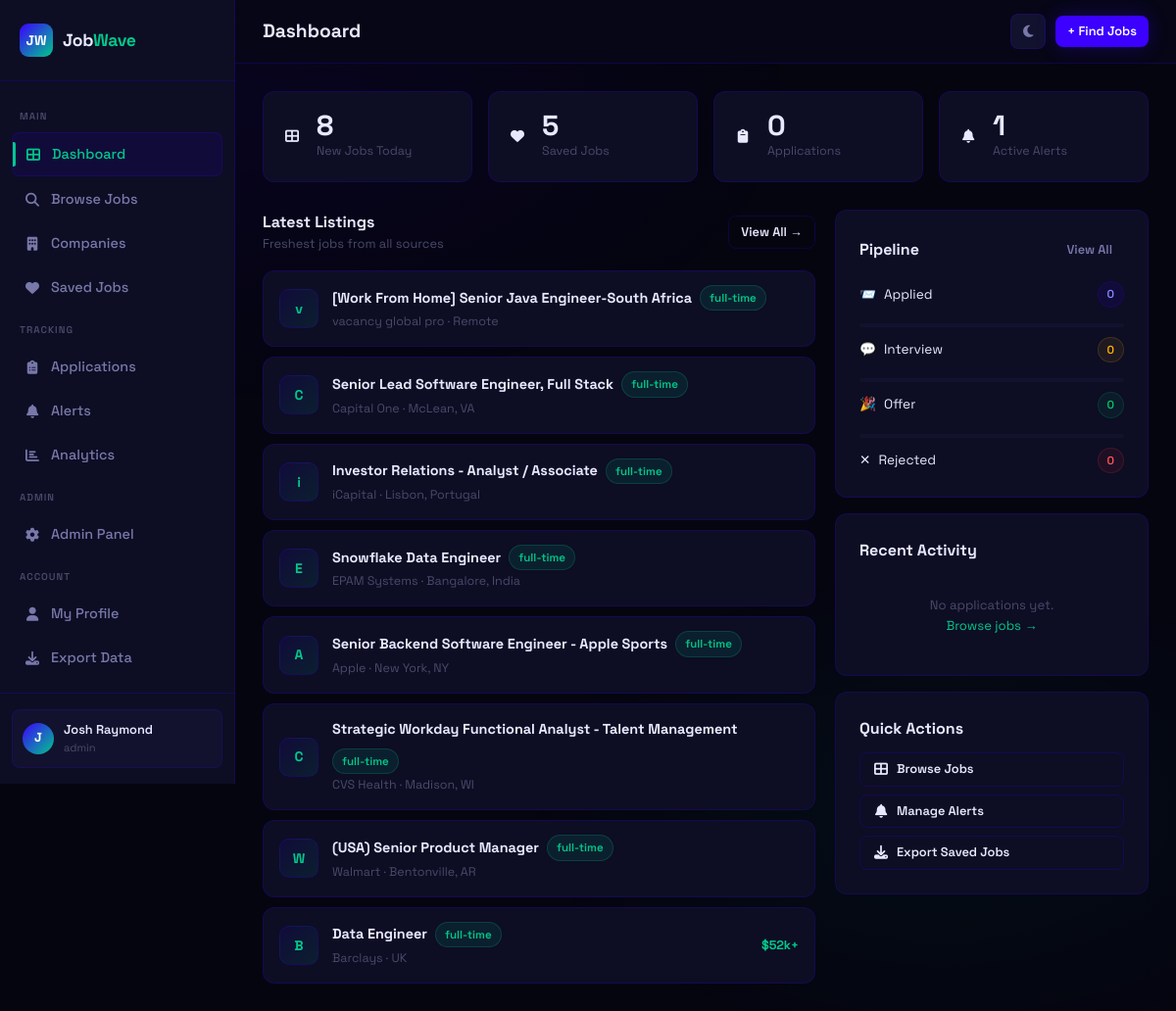
Page /dashboard (signed in) on the earlier database version.
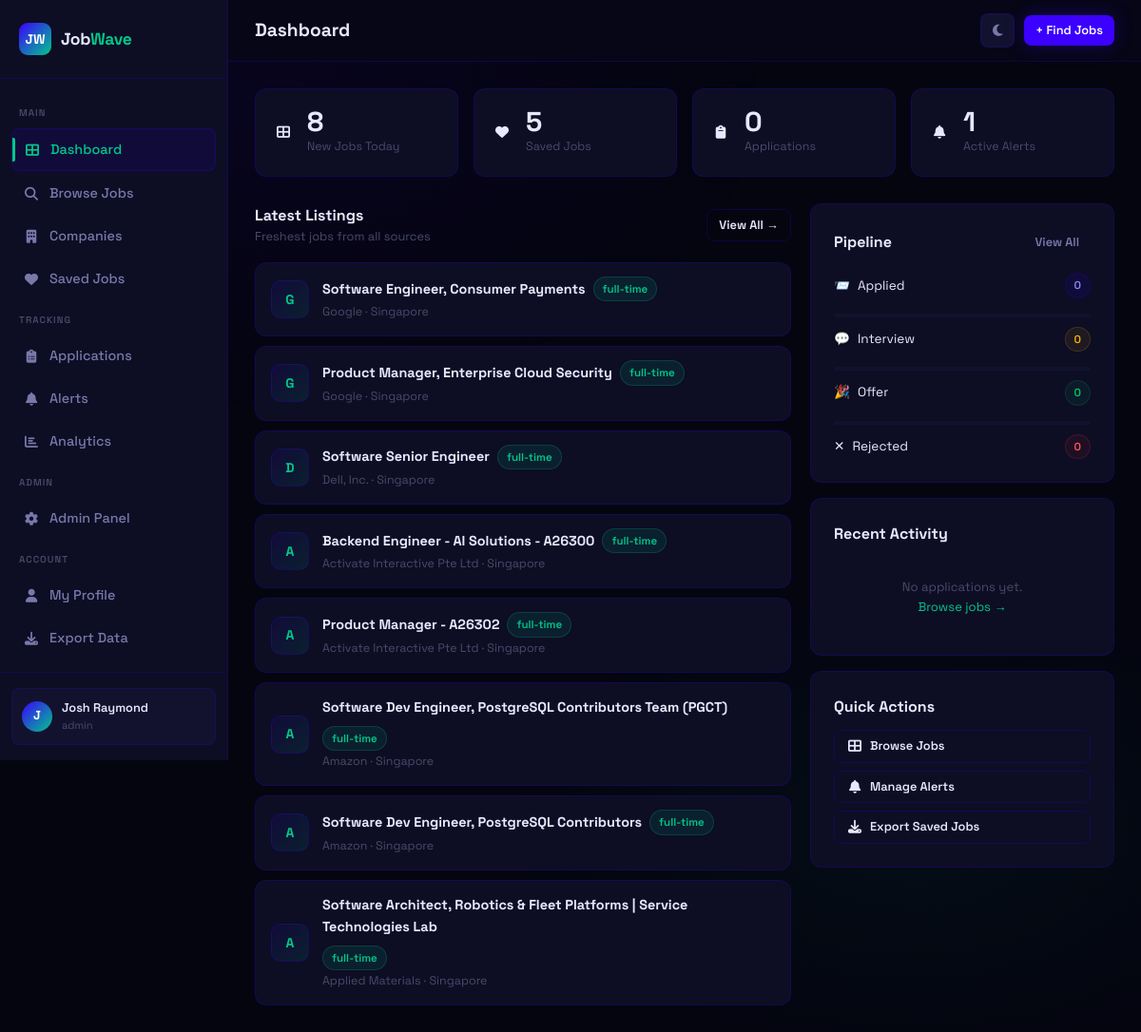
Same page on the later database version.
### app.py (models this page shows)
class Job(db.Model):
    id = db.Column(db.Integer, primary_key=True)
    title = db.Column(db.String(200), nullable=False)
    company = db.Column(db.String(200), nullable=False)
    location = db.Column(db.String(200))
    job_type = db.Column(db.String(50))          # full-time | part-time | remote | contract
    experience = db.Column(db.String(50))         # entry | mid | senior
    salary_min = db.Column(db.Integer)
    salary_max = db.Column(db.Integer)
    description = db.Column(db.Text)
    requirements = db.Column(db.Text)
    source = db.Column(db.String(100))
    source_url = db.Column(db.String(500))
    source_id = db.Column(db.String(200), unique=True)  # duplicate detection
    tags = db.Column(db.String(500))
    is_active = db.Column(db.Boolean, default=True)
    scraped_at = db.Column(db.DateTime, default=datetime.utcnow)
    posted_at = db.Column(db.DateTime)
    views = db.Column(db.Integer, default=0)

### app.py (the view)
@app.route('/dashboard')
@login_required
def dashboard():
    saved_count = SavedJob.query.filter_by(user_id=current_user.id).count()
    app_count = Application.query.filter_by(user_id=current_user.id).count()
    alert_count = Alert.query.filter_by(user_id=current_user.id, is_active=True).count()
    recent_apps = Application.query.filter_by(user_id=current_user.id)\
        .order_by(Application.applied_at.desc()).limit(5).all()
    status_counts = {}
    for status in ['applied', 'interview', 'offer', 'rejected']:
        status_counts[status] = Application.query.filter_by(user_id=current_user.id, status=status).count()
    recent_jobs = Job.query.filter_by(is_active=True).order_by(Job.scraped_at.desc()).limit(8).all()
    return render_template('dashboard.html', saved_count=saved_count, app_count=app_count,
                           alert_count=alert_count, recent_apps=recent_apps,
                           status_counts=status_counts, recent_jobs=recent_jobs)

### app.py (called while the page is built)
@login_manager.user_loader
def load_user(user_id):
    return User.query.get(int(user_id))

    @property
    def is_authenticated(self): return True

### templates/dashboard.html (shortened to what the changed rows need)
<link rel="stylesheet" href="https://cdnjs.cloudflare.com/ajax/libs/font-awesome/6.5.0/css/all.min.css">
{% extends 'base.html' %}
{% block page_title %}Dashboard{% endblock %}
{% block content %}
<div class="stagger">
  <div class="dashboard-grid">
    <div class="dashboard-main">
      <div style="display:flex;flex-direction:column;gap:10px;">
        {% for job in recent_jobs %}
        <div class="card job-row-card">
          <div class="company-logo" style="width:40px;height:40px;font-size:14px;flex-shrink:0;">{{ job.company[0] }}</div>
          <div style="flex:1;min-width:0;">
            <div style="display:flex;align-items:center;gap:8px;flex-wrap:wrap;">
              <a href="{{ url_for('job_detail', job_id=job.id) }}" style="font-weight:700;font-size:0.9rem;color:var(--text);">{{ job.title }}</a>
              <span class="badge badge-mint">{{ job.job_type or 'full-time' }}</span>
            </div>
            <div style="font-size:0.78rem;color:var(--text-muted);margin-top:2px;">{{ job.company }} · {{ job.location }}</div>
          </div>
          {% if job.salary_min %}
          <div class="job-salary-pill">${{ '{:,.0f}'.format(job.salary_min/1000) }}k+</div>
          {% endif %}
        </div>
        {% endfor %}
      </div>
    </div>
    <div class="dashboard-side">
      <div class="card">
        <div style="display:flex;flex-direction:column;gap:10px;margin-top:4px;">
          {% set statuses = [('applied','badge-indigo','📨'),('interview','badge-amber','💬'),('offer','badge-green','🎉'),('rejected','badge-red','✕')] %}
          {% for status, cls, icon in statuses %}
          {% set count = status_counts.get(status, 0) %}
          <div style="display:flex;align-items:center;justify-content:space-between;">
            <div style="display:flex;align-items:center;gap:8px;font-size:0.85rem;">
              <span>{{ icon }}</span>
              <span style="text-transform:capitalize;">{{ status }}</span>
            </div>
            <span class="badge {{ cls }}">{{ count }}</span>
          </div>
          {% if not loop.last %}
          <div class="progress">
          </div>
          {% endif %}
          {% endfor %}
        </div>
      </div>
    </div>
  </div>
</div>
{% endblock %}

Differences in the rows shown:
no longer on this page (row unchanged): Job: company "v", title "[Work From Home] Senior Java Engineer-South Africa", job_type "full-time", company "vacancy global pro", location "Remote"
no longer on this page (row unchanged): Job: company "C", title "Senior Lead Software Engineer, Full Stack", job_type "full-time", company "Capital One", location "McLean, VA"
no longer on this page (row unchanged): Job: company "i", title "Investor Relations - Analyst / Associate", job_type "full-time", company "iCapital", location "Lisbon, Portugal"
no longer on this page (row unchanged): Job: company "E", title "Snowflake Data Engineer", job_type "full-time", company "EPAM Systems", location "Bangalore, India"
no longer on this page (row unchanged): Job: company "A", title "Senior Backend Software Engineer - Apple Sports", job_type "full-time", company "Apple", location "New York, NY"
no longer on this page (row unchanged): Job: company "C", title "Strategic Workday Functional Analyst - Talent Management", job_type "full-time", company "CVS Health", location "Madison, WI"
no longer on this page (row unchanged): Job: company "W", title "(USA) Senior Product Manager", job_type "full-time", company "Walmart", location "Bentonville, AR"
no longer on this page (row unchanged): Job: company "B", title "Data Engineer", job_type "full-time", company "Barclays", location "UK", job.salary_min/1000 "52"
added Job: company "G", title "Software Engineer, Consumer Payments", job_type "full-time", company "Google", location "Singapore"
added Job: company "G", title "Product Manager, Enterprise Cloud Security", job_type "full-time", company "Google", location "Singapore"
added Job: company "D", title "Software Senior Engineer", job_type "full-time", company "Dell, Inc.", location "Singapore"
added Job: company "A", title "Backend Engineer - AI Solutions - A26300", job_type "full-time", company "Activate Interactive Pte Ltd", location "Singapore"
added Job: company "A", title "Product Manager - A26302", job_type "full-time", company "Activate Interactive Pte Ltd", location "Singapore"
added Job: company "A", title "Software Dev Engineer, PostgreSQL Contributors Team (PGCT)", job_type "full-time", company "Amazon", location "Singapore"
added Job: company "A", title "Software Dev Engineer, PostgreSQL Contributors", job_type "full-time", company "Amazon", location "Singapore"
added Job: company "A", title "Software Architect, Robotics & Fleet Platforms | Service Technologies Lab", job_type "full-time", company "Applied Materials", location "Singapore"
